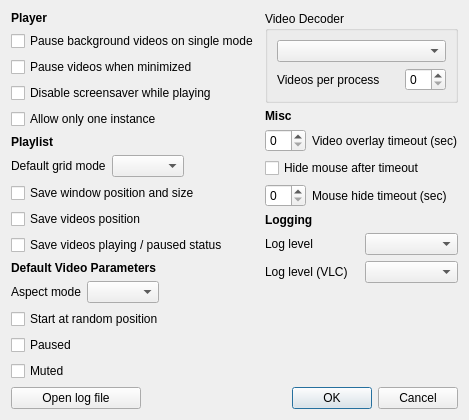
<?xml version="1.0" encoding="UTF-8"?>
<ui version="4.0">
 <class>SettingsDialog</class>
 <widget class="QDialog" name="SettingsDialog">
  <property name="geometry">
   <rect>
    <x>0</x>
    <y>0</y>
    <width>435</width>
    <height>385</height>
   </rect>
  </property>
  <property name="windowTitle">
   <string>Settings</string>
  </property>
  <layout class="QVBoxLayout" name="lay_main">
   <property name="sizeConstraint">
    <enum>QLayout::SetFixedSize</enum>
   </property>
   <item>
    <layout class="QHBoxLayout" name="lay_body" stretch="1,0">
     <item>
      <layout class="QVBoxLayout" name="lay_left_column">
       <item>
        <widget class="QLabel" name="section_player">
         <property name="font">
          <font>
           <weight>75</weight>
           <bold>true</bold>
          </font>
         </property>
         <property name="text">
          <string>Player</string>
         </property>
        </widget>
       </item>
       <item>
        <widget class="QCheckBox" name="playerPauseBackgroundVideos">
         <property name="text">
          <string>Pause background videos on single mode</string>
         </property>
        </widget>
       </item>
       <item>
        <widget class="QCheckBox" name="playerPauseWhenMinimized">
         <property name="text">
          <string>Pause videos when minimized</string>
         </property>
        </widget>
       </item>
       <item>
        <widget class="QCheckBox" name="playerInhibitScreensaver">
         <property name="text">
          <string>Disable screensaver while playing</string>
         </property>
        </widget>
       </item>
       <item>
        <widget class="QCheckBox" name="playerOneInstance">
         <property name="text">
          <string>Allow only one instance</string>
         </property>
        </widget>
       </item>
       <item>
        <widget class="QLabel" name="section_playlist">
         <property name="font">
          <font>
           <weight>75</weight>
           <bold>true</bold>
          </font>
         </property>
         <property name="text">
          <string>Playlist</string>
         </property>
        </widget>
       </item>
       <item>
        <layout class="QHBoxLayout" name="lay_playlistGridMode" stretch="0,0,0">
         <item>
          <widget class="QLabel" name="playlistGridModeLabel">
           <property name="text">
            <string>Default grid mode</string>
           </property>
          </widget>
         </item>
         <item>
          <widget class="QComboBox" name="playlistGridMode"/>
         </item>
         <item>
          <spacer name="horizontalSpacer_2">
           <property name="orientation">
            <enum>Qt::Horizontal</enum>
           </property>
           <property name="sizeHint" stdset="0">
            <size>
             <width>40</width>
             <height>20</height>
            </size>
           </property>
          </spacer>
         </item>
        </layout>
       </item>
       <item>
        <widget class="QCheckBox" name="playlistSaveWindow">
         <property name="text">
          <string>Save window position and size</string>
         </property>
        </widget>
       </item>
       <item>
        <widget class="QCheckBox" name="playlistSavePosition">
         <property name="text">
          <string>Save videos position</string>
         </property>
        </widget>
       </item>
       <item>
        <widget class="QCheckBox" name="playlistSaveState">
         <property name="text">
          <string>Save videos playing / paused status</string>
         </property>
        </widget>
       </item>
       <item>
        <widget class="QLabel" name="section_video_defaults">
         <property name="font">
          <font>
           <weight>75</weight>
           <bold>true</bold>
          </font>
         </property>
         <property name="text">
          <string>Default Video Parameters</string>
         </property>
        </widget>
       </item>
       <item>
        <layout class="QHBoxLayout" name="lay_aspect">
         <item>
          <widget class="QLabel" name="videoAspectLabel">
           <property name="text">
            <string>Aspect mode</string>
           </property>
          </widget>
         </item>
         <item>
          <widget class="QComboBox" name="videoAspect"/>
         </item>
         <item>
          <spacer name="horizontalSpacer">
           <property name="orientation">
            <enum>Qt::Horizontal</enum>
           </property>
           <property name="sizeHint" stdset="0">
            <size>
             <width>40</width>
             <height>20</height>
            </size>
           </property>
          </spacer>
         </item>
        </layout>
       </item>
       <item>
        <widget class="QCheckBox" name="videoRandomLoop">
         <property name="text">
          <string>Start at random position</string>
         </property>
        </widget>
       </item>
       <item>
        <widget class="QCheckBox" name="videoPaused">
         <property name="text">
          <string>Paused</string>
         </property>
        </widget>
       </item>
       <item>
        <widget class="QCheckBox" name="videoMuted">
         <property name="text">
          <string>Muted</string>
         </property>
        </widget>
       </item>
       <item>
        <spacer name="verticalSpacer">
         <property name="orientation">
          <enum>Qt::Vertical</enum>
         </property>
         <property name="sizeHint" stdset="0">
          <size>
           <width>0</width>
           <height>0</height>
          </size>
         </property>
        </spacer>
       </item>
      </layout>
     </item>
     <item>
      <layout class="QVBoxLayout" name="lay_right_column" stretch="0,0,0,0,0,0,0,0,0">
       <item>
        <widget class="QGroupBox" name="playerVideoDriverBox">
         <property name="title">
          <string>Video Decoder</string>
         </property>
         <layout class="QVBoxLayout" name="lay_playerVideoDriverBox">
          <item>
           <widget class="QComboBox" name="playerVideoDriver"/>
          </item>
          <item>
           <layout class="QHBoxLayout" name="lay_playerVideoDriverPlayers" stretch="1,0">
            <item>
             <widget class="QLabel" name="playerVideoDriverPlayersLabel">
              <property name="text">
               <string>Videos per process</string>
              </property>
             </widget>
            </item>
            <item>
             <widget class="QSpinBox" name="playerVideoDriverPlayers"/>
            </item>
           </layout>
          </item>
         </layout>
        </widget>
       </item>
       <item>
        <widget class="QLabel" name="section_misc">
         <property name="font">
          <font>
           <weight>75</weight>
           <bold>true</bold>
          </font>
         </property>
         <property name="text">
          <string>Misc</string>
         </property>
        </widget>
       </item>
       <item>
        <layout class="QHBoxLayout" name="lay_miscOverlayTimeout" stretch="0,1">
         <item>
          <widget class="QSpinBox" name="miscOverlayTimeout"/>
         </item>
         <item>
          <widget class="QLabel" name="miscOverlayTimeoutLabel">
           <property name="text">
            <string>Video overlay timeout (sec)</string>
           </property>
          </widget>
         </item>
        </layout>
       </item>
       <item>
        <widget class="QCheckBox" name="miscMouseHide">
         <property name="text">
          <string>Hide mouse after timeout</string>
         </property>
        </widget>
       </item>
       <item>
        <layout class="QHBoxLayout" name="lay_miscMouseHideTimeout" stretch="0,1">
         <item>
          <widget class="QSpinBox" name="miscMouseHideTimeout"/>
         </item>
         <item>
          <widget class="QLabel" name="miscMouseHideTimeoutLabel">
           <property name="text">
            <string>Mouse hide timeout (sec)</string>
           </property>
          </widget>
         </item>
        </layout>
       </item>
       <item>
        <widget class="QLabel" name="section_logging">
         <property name="font">
          <font>
           <weight>75</weight>
           <bold>true</bold>
          </font>
         </property>
         <property name="text">
          <string>Logging</string>
         </property>
        </widget>
       </item>
       <item>
        <layout class="QHBoxLayout" name="lay_logLevel">
         <item>
          <widget class="QLabel" name="logLevelLabel">
           <property name="text">
            <string>Log level</string>
           </property>
          </widget>
         </item>
         <item>
          <widget class="QComboBox" name="logLevel"/>
         </item>
        </layout>
       </item>
       <item>
        <layout class="QHBoxLayout" name="lay_logLevelVLC">
         <item>
          <widget class="QLabel" name="logLevelVLCLabel">
           <property name="text">
            <string>Log level (VLC)</string>
           </property>
          </widget>
         </item>
         <item>
          <widget class="QComboBox" name="logLevelVLC"/>
         </item>
        </layout>
       </item>
       <item>
        <spacer name="verticalSpacer_2">
         <property name="orientation">
          <enum>Qt::Vertical</enum>
         </property>
         <property name="sizeHint" stdset="0">
          <size>
           <width>0</width>
           <height>0</height>
          </size>
         </property>
        </spacer>
       </item>
      </layout>
     </item>
    </layout>
   </item>
   <item>
    <layout class="QHBoxLayout" name="horizontalLayout">
     <property name="spacing">
      <number>0</number>
     </property>
     <item>
      <widget class="QPushButton" name="logFileOpen">
       <property name="minimumSize">
        <size>
         <width>130</width>
         <height>0</height>
        </size>
       </property>
       <property name="text">
        <string>Open log file</string>
       </property>
      </widget>
     </item>
     <item>
      <widget class="QDialogButtonBox" name="buttonBox">
       <property name="orientation">
        <enum>Qt::Horizontal</enum>
       </property>
       <property name="standardButtons">
        <set>QDialogButtonBox::Cancel|QDialogButtonBox::Ok</set>
       </property>
      </widget>
     </item>
    </layout>
   </item>
  </layout>
 </widget>
 <resources/>
 <connections>
  <connection>
   <sender>buttonBox</sender>
   <signal>accepted()</signal>
   <receiver>SettingsDialog</receiver>
   <slot>accept()</slot>
   <hints>
    <hint type="sourcelabel">
     <x>248</x>
     <y>254</y>
    </hint>
    <hint type="destinationlabel">
     <x>157</x>
     <y>274</y>
    </hint>
   </hints>
  </connection>
  <connection>
   <sender>buttonBox</sender>
   <signal>rejected()</signal>
   <receiver>SettingsDialog</receiver>
   <slot>reject()</slot>
   <hints>
    <hint type="sourcelabel">
     <x>316</x>
     <y>260</y>
    </hint>
    <hint type="destinationlabel">
     <x>286</x>
     <y>274</y>
    </hint>
   </hints>
  </connection>
 </connections>
</ui>
